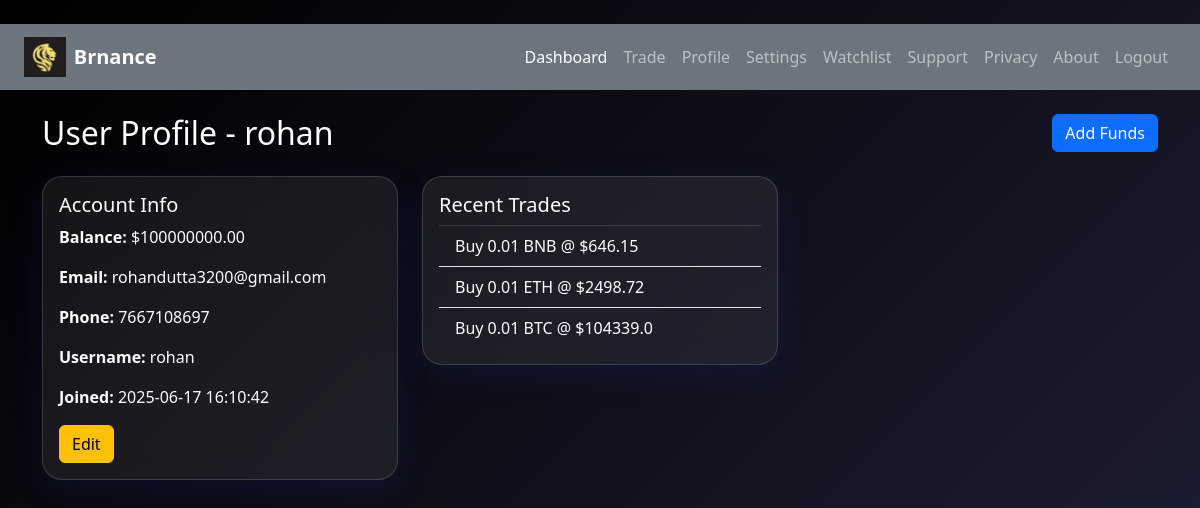
Screenshot of /profile (signed in) with the database file from the repository.
### tables this page shows
CREATE TABLE users (
            id INTEGER PRIMARY KEY AUTOINCREMENT,
            username TEXT UNIQUE,
            email TEXT,
            phone TEXT,
            password TEXT,
            email_verified INTEGER,
            phone_verified INTEGER,
            balance INTEGER,
            created_at TEXT DEFAULT CURRENT_TIMESTAMP
        );

CREATE TABLE trades (
            id INTEGER PRIMARY KEY AUTOINCREMENT,
            username TEXT,
            action TEXT,
            coin TEXT,
            amount REAL,
            price REAL,
            total REAL
        );

### app.py (the view)
@app.route('/profile')
def profile():
    try:
        if 'user' not in session:
            return redirect(url_for('login'))
        username = session['user']
        with sqlite3.connect("database.db") as conn:
            cursor = conn.cursor()
            user = cursor.execute("SELECT username, email, phone, created_at, balance FROM users WHERE username = ?", (username,)).fetchone()
            trades = cursor.execute("SELECT * FROM trades WHERE username = ? ORDER BY id DESC LIMIT 5", (username,)).fetchall()
        if user:
            user_data = {
                "username": user[0],
                "email": user[1],
                "phone": user[2],
                "created_at": user[3],
                "balance": user[4],
                "recent_trades": trades
            }
            return render_template("profile.html", user=user_data)
        else:
            return render_template('invalid.html')
    except Exception as e:
        print(str(e))
        pass

### templates/profile.html (shortened to what this page needs)
<!DOCTYPE html>
<html lang="en">
<head>
    <link href="https://cdn.jsdelivr.net/npm/bootstrap@5.3.0/dist/css/bootstrap.min.css" rel="stylesheet">
    <link rel="stylesheet" href="{{ url_for('static', filename='style.css') }}">
</head>
<body class="bg-dark text-white">
    <div id="particles-js"></div>
    <nav class="navbar navbar-expand-lg navbar-dark bg-secondary px-4">
        <a class="navbar-brand d-flex align-items-center" href="/dashboard">
            <img src="{{ url_for('static', filename='logo.jpg') }}" alt="Logo" height="40" class="me-2">
            <strong>Brnance</strong>
        </a>
        <div class="collapse navbar-collapse justify-content-end" id="navbarContent">
            <ul class="navbar-nav">
                <li class="nav-item">
                    <a class="nav-link active" href="/dashboard">Dashboard</a>
                </li>
                <li class="nav-item">
                    <a class="nav-link" href="/trade">Trade</a>
                </li>
                <li class="nav-item"><a class="nav-link" href="/profile">Profile</a></li>
                <li class="nav-item">
                    <a class="nav-link" href="/settings">Settings</a>
                </li>
                <li class="nav-item"><a class="nav-link" href="/watchlist">Watchlist</a></li>
                <li class="nav-item"><a class="nav-link" href="/support">Support</a></li>
                <li class="nav-item"><a class="nav-link" href="/privacy">Privacy</a></li>
                <li class="nav-item"><a class="nav-link" href="/about">About</a></li>
                <li class="nav-item">
                    <a class="nav-link" href="/logout">Logout</a>
                </li>
            </ul>
        </div>
    </nav>
    <div class="container mt-4">
        <div class="d-flex justify-content-between align-items-center mb-4">
            <h2 class="mb-0">User Profile - {{ user.username }}</h2>
            <a href="{{ url_for('add_funds') }}" class="btn btn-primary">Add Funds</a>
        </div>
        <div class="row g-4">
            <div class="col-md-4">
                <div class="card p-3 text-white">
                    <h5 class="card-title">Account Info</h5>
                    <div id="viewMode">
                        <p><strong>Balance:</strong> ${{ "%.2f"|format(user.balance) }}</p>
                        <p><strong>Email:</strong> <span id="viewEmail">{{ user.email }}</span></p>
                        <p><strong>Phone:</strong> <span id="viewPhone">{{ user.phone }}</span></p>
                        <p><strong>Username:</strong> <span id="viewUsername">{{ user.username }}</span></p>
                        <p><strong>Joined:</strong> {{ user.created_at }}</p>
                        <button class="btn btn-warning" onclick="toggleEdit(true)">Edit</button>
                    </div>
                </div>
            </div>
            <div class="col-md-4">
                <div class="card p-3 text-white">
                    <h5 class="card-title text-white">Recent Trades</h5>
                    {% if user.recent_trades %}
                    <ul class="list-group list-group-flush text-white">
                        {% for trade in user.recent_trades %}
                        <li class="list-group-item bg-transparent text-white">
                            {{ trade[2] | title }} {{ trade[4] }} {{ trade[3] }} @ ${{ trade[5] }}
                        </li>
                        {% endfor %}
                    </ul>
                    {% else %}
                    <p>No recent trades.</p>
                    {% endif %}
                </div>
            </div>
        </div>
    </div>
</body>
</html>

### static/style.css (style rules this page uses)
body { margin: 0; font-family: 'Segoe UI', sans-serif; color: white; background: linear-gradient(-45deg, #0f0c29, #302b63, #24243e, #000000); background-size: 400% 400%; animation: gradientShift 20s ease infinite; overflow-x: hidden; }
.card { background: rgba(255, 255, 255, 0.07); backdrop-filter: blur(14px); border: 1px solid rgba(255, 255, 255, 0.15); border-radius: 20px; box-shadow: 0 8px 32px rgba(31, 38, 135, 0.2); transition: transform 0.2s ease, box-shadow 0.2s ease; }
#particles-js { position: fixed; width: 100%; height: 100%; z-index: -1; top: 0; left: 0; }
body { font-family: 'Segoe UI', sans-serif; }
label, h5 { color: #f8f9fa; }

### rows the page displays
users: username "rohan", balance "100000000.00", email "rohandutta3200@gmail.com", phone "7667108697", created_at "2025-06-17 16:10:42"
trades: action "Buy", amount "0.01", coin "BNB", price "646.15"
trades: action "Buy", amount "0.01", coin "ETH", price "2498.72"
trades: action "Buy", amount "0.01", coin "BTC", price "104339.0"
